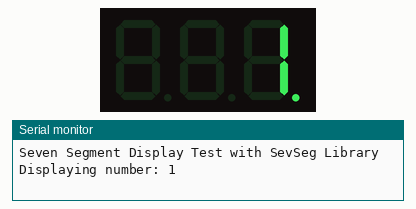
Recording of a sketch running on a simulated Seeed XIAO ESP32-S3. On the bench: 3-digit seven-segment display, the last lines printed to the serial monitor.

Above: at 1.1 s.
At 5.1 s:
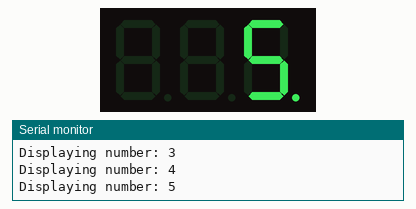
At 10.1 s:
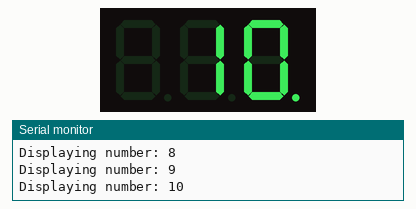
At 20.1 s:
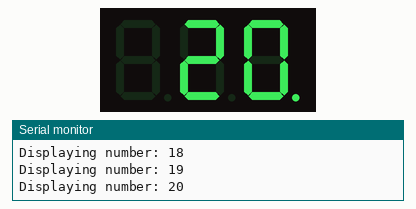
At 29.1 s:
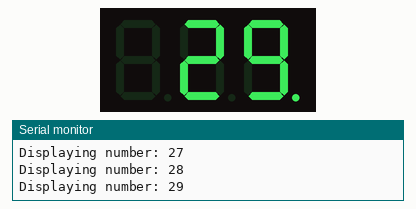
At 39.1 s:
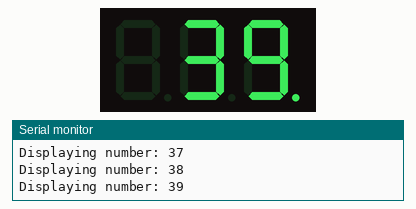

The sketch:

SevenSegment_Test.ino
```cpp
/*
 * Seven Segment Display Test using SevSeg Library
 * For Xiao ESP32-S3
 */

#include <SevSeg.h>

// Create an instance of the SevSeg object
SevSeg sevseg;

// Test counter
int testNumber = 0;
unsigned long lastUpdateTime = 0;
const unsigned long updateInterval = 1000; // Update every second

void setup()
{
    Serial.begin(115200);
    Serial.println("Seven Segment Display Test with SevSeg Library");

    // Configure the display
    byte numDigits = 3;
    byte digitPins[] = {D10, D7, D8};                      // Common pins D7-D10
    byte segmentPins[] = {D0, D1, D2, D3, D4, D5, D9, D6}; // Segments A-G on D0-D6
    bool resistorsOnSegments = true;                       // Use when resistors are on segment pins
    bool updateWithDelays = false;                         // Use interrupts for display multiplexing
    byte hardwareConfig = COMMON_CATHODE;                  // COMMON_CATHODE or COMMON_ANODE

    sevseg.begin(hardwareConfig, numDigits, digitPins, segmentPins, resistorsOnSegments, updateWithDelays);
    sevseg.setBrightness(90); // Set brightness level (0-100)

    // Display test pattern (all segments on)
    sevseg.refreshDisplay();
    delay(1000);
}

void loop()
{
    // Update test number every second
    if (millis() - lastUpdateTime >= updateInterval)
    {
        lastUpdateTime = millis();
        testNumber++;
        if (testNumber > 999)
            testNumber = 0;

        Serial.print("Displaying number: ");
        Serial.println(testNumber);

        // Update display with new number
        sevseg.setNumber(testNumber, 0); // Second parameter is decimal points (0 = none)
    }

    // Must run continuously to keep display updated
    sevseg.refreshDisplay();
}
```

Measured:
- what the display in image 0 shows lasts 1.0 s, from 1.0 s to 2.0 s
